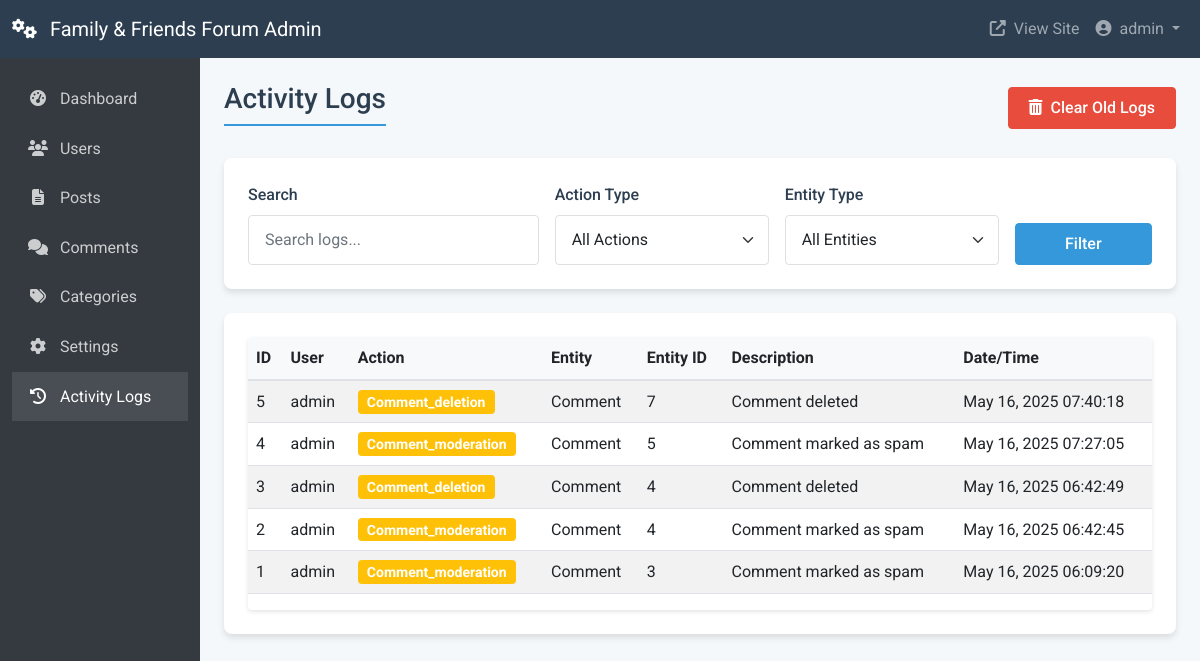
Screenshot of /admin/logs.php (signed in) with the database file from the repository.
### tables this page shows
CREATE TABLE `activity_logs` (
  `id` int NOT NULL,
  `user_id` int DEFAULT NULL,
  `action_type` varchar(50) NOT NULL,
  `entity_type` varchar(50) NOT NULL,
  `entity_id` int NOT NULL,
  `description` text,
  `created_at` timestamp NULL DEFAULT CURRENT_TIMESTAMP
);

CREATE TABLE `users` (
  `id` int NOT NULL,
  `username` varchar(50) NOT NULL,
  `password` varchar(255) NOT NULL,
  `email` varchar(100) NOT NULL,
  `birthday` date DEFAULT NULL,
  `created_at` timestamp NULL DEFAULT CURRENT_TIMESTAMP,
  `is_admin` tinyint(1) DEFAULT '0',
  `profile_picture` varchar(255) DEFAULT NULL,
  `name` varchar(100) DEFAULT NULL,
  `bio` text,
  `location` varchar(100) DEFAULT NULL,
  `website` varchar(255) DEFAULT NULL,
  `admin_level` tinyint(1) DEFAULT '0'
);

### admin/controllers/logs_controller.php (called while the page is built, shortened)
<?php
class LogsController {
    private $pdo;
    public function __construct($pdo) {
        $this->pdo = $pdo;
    }
    public function getAllLogs($page = 1, $limit = 20, $search = '', $action_type = null, $entity_type = null) {
        $offset = ($page - 1) * $limit;
        $params = [];
        $conditions = [];
        $where_clause = !empty($conditions) ? "WHERE " . implode(" AND ", $conditions) : "";
        $count_query = "SELECT COUNT(*) as total FROM activity_logs al
                       LEFT JOIN users u ON al.user_id = u.id
                       $where_clause";
        $stmt = $this->pdo->prepare($count_query);
        if (!empty($params)) {
            $stmt->execute($params);
        } else {
            $stmt->execute();
        }
        $total_records = $stmt->fetch(PDO::FETCH_ASSOC)['total'];
        $total_pages = ceil($total_records / $limit);
        $query = "SELECT al.*, u.username
                 FROM activity_logs al
                 LEFT JOIN users u ON al.user_id = u.id
                 $where_clause
                 ORDER BY al.created_at DESC LIMIT $offset, $limit";
        $stmt = $this->pdo->prepare($query);
        if (!empty($params)) {
            $stmt->execute($params);
        } else {
            $stmt->execute();
        }
        $logs = $stmt->fetchAll(PDO::FETCH_ASSOC);
        return [
            'logs' => $logs,
            'pagination' => [
                'total_records' => $total_records,
                'total_pages' => $total_pages,
                'current_page' => $page,
                'limit' => $limit
            ]
        ];
    }
}

### admin/logs.php (the view, shortened to what this page needs)
<?php
require_once '../includes/db.php';
require_once 'controllers/logs_controller.php';
$pdo = new PDO(
    "mysql:host=" . DB_HOST . ";dbname=" . DB_NAME,
    DB_USER,
    DB_PASS,
    array(PDO::ATTR_ERRMODE => PDO::ERRMODE_EXCEPTION)
);
$logsController = new LogsController($pdo);
$page = isset($_GET['page']) ? (int)$_GET['page'] : 1;
$search = isset($_GET['search']) ? trim($_GET['search']) : '';
$action_type = isset($_GET['action_type']) ? trim($_GET['action_type']) : '';
$entity_type = isset($_GET['entity_type']) ? trim($_GET['entity_type']) : '';
$result = $logsController->getAllLogs($page, 20, $search, $action_type, $entity_type);
$logs = $result['logs'];
include 'header.php';
?>
<div class="d-flex justify-content-between align-items-center mb-4">
    <h1 class="h3">Activity Logs</h1>
    <button type="button" class="btn btn-danger" data-bs-toggle="modal" data-bs-target="#clearLogsModal">
        <i class="fas fa-trash-alt me-1"></i> Clear Old Logs
    </button>
</div>
<div class="card mb-4">
    <div class="card-body">
        <form method="get" action="" class="row g-3">
            <div class="col-md-4">
                <label for="search" class="form-label">Search</label>
                <input type="text" class="form-control" id="search" name="search" value="<?php echo htmlspecialchars($search); ?>" placeholder="Search logs...">
            </div>
            <div class="col-md-3">
                <label for="action_type" class="form-label">Action Type</label>
                <select class="form-select" id="action_type" name="action_type">
                    <option value="">All Actions</option>
                </select>
            </div>
            <div class="col-md-3">
                <label for="entity_type" class="form-label">Entity Type</label>
                <select class="form-select" id="entity_type" name="entity_type">
                    <option value="">All Entities</option>
                </select>
            </div>
            <div class="col-md-2 d-flex align-items-end">
                <button type="submit" class="btn btn-primary w-100">Filter</button>
            </div>
        </form>
    </div>
</div>
<div class="card">
    <div class="card-body">
        <div class="table-responsive">
            <table class="table table-striped table-hover">
                <thead>
                    <tr>
                        <th>ID</th>
                        <th>User</th>
                        <th>Action</th>
                        <th>Entity</th>
                        <th>Entity ID</th>
                        <th>Description</th>
                        <th>Date/Time</th>
                    </tr>
                </thead>
                <tbody>
                    <?php if (empty($logs)): ?>
                    <tr>
                        <td colspan="7" class="text-center">No activity logs found</td>
                    </tr>
                    <?php else: ?>
                    <?php foreach ($logs as $log): ?>
                    <tr>
                        <td><?php echo htmlspecialchars($log['id']); ?></td>
                        <td><?php echo htmlspecialchars($log['username'] ?? 'System'); ?></td>
                        <td>
                            <span class="badge bg-<?php echo getActionBadgeClass($log['action_type']); ?>">
                                <?php echo htmlspecialchars(ucfirst($log['action_type'])); ?>
                            </span>
                        </td>
                        <td><?php echo htmlspecialchars(ucfirst($log['entity_type'])); ?></td>
                        <td><?php echo htmlspecialchars($log['entity_id']); ?></td>
                        <td><?php echo htmlspecialchars($log['description']); ?></td>
                        <td><?php echo date('M d, Y H:i:s', strtotime($log['created_at'])); ?></td>
                    </tr>
                    <?php endforeach; ?>
                    <?php endif; ?>
                </tbody>
            </table>
        </div>
    </div>
</div>
<?php
function getActionBadgeClass($action_type) {
    switch ($action_type) {
        default:
            return 'warning';
    }
}
include 'footer.php';
?>

### assets/css/style.css (style rules this page uses)
:root { --primary-color: #3498db; --secondary-color: #2ecc71; --accent-color: #f39c12; --dark-color: #2c3e50; --light-color: #ecf0f1; --danger-color: #e74c3c; --success-color: #27ae60; --text-color: #333333; --text-muted: #7f8c8d; --border-color: #e0e0e0; --card-shadow: 0 4px 6px rgba(0, 0, 0, 0.1); }
body { min-height: 100vh; display: flex; flex-direction: column; font-family: 'Roboto', sans-serif; color: var(--text-color); background-color: #f5f8fa; line-height: 1.6; }
h1, h2, h3, h4, h5, h6 { font-weight: 600; margin-bottom: 1rem; color: var(--dark-color); }
h1 { font-size: 2.2rem; border-bottom: 2px solid var(--primary-color); padding-bottom: 0.5rem; margin-bottom: 1.5rem; }
.btn-primary { background-color: var(--primary-color); border-color: var(--primary-color); }
.btn-danger { background-color: var(--danger-color); border-color: var(--danger-color); }
.btn { border-radius: 4px; padding: 0.5rem 1.25rem; font-weight: 500; transition: all 0.3s ease; }
.card { box-shadow: var(--card-shadow); border: none; transition: transform 0.2s, box-shadow 0.2s; border-radius: 8px; overflow: hidden; }
.card-body { padding: 1.5rem; }
.form-control, .form-select { border-radius: 4px; padding: 0.75rem 1rem; border-color: var(--border-color); transition: all 0.2s; }
label.form-label { font-weight: 500; margin-bottom: 0.5rem; color: var(--dark-color); }
.table-responsive { border-radius: 4px; box-shadow: 0 2px 4px rgba(0,0,0,0.1); }
.table th { background-color: #f8f9fa; border-bottom: 2px solid #dee2e6; }
.table td { vertical-align: middle; }
.table .badge { font-size: 0.875rem; }

### rows the page displays
activity_logs: id "5", user.username "admin", action_type "Comment_deletion", entity_type "Comment", entity "7", description "Comment deleted", created_at "May 16, 2025 07:40:18"
activity_logs: id "4", user.username "admin", action_type "Comment_moderation", entity_type "Comment", entity "5", description "Comment marked as spam", created_at "May 16, 2025 07:27:05"
activity_logs: id "3", user.username "admin", action_type "Comment_deletion", entity_type "Comment", entity "4", description "Comment deleted", created_at "May 16, 2025 06:42:49"
activity_logs: id "2", user.username "admin", action_type "Comment_moderation", entity_type "Comment", entity "4", description "Comment marked as spam", created_at "May 16, 2025 06:42:45"
activity_logs: id "1", user.username "admin", action_type "Comment_moderation", entity_type "Comment", entity "3", description "Comment marked as spam", created_at "May 16, 2025 06:09:20"

### other values shown
SITE_NAME "Family & Friends Forum"
$_SESSION['username'] "admin"
